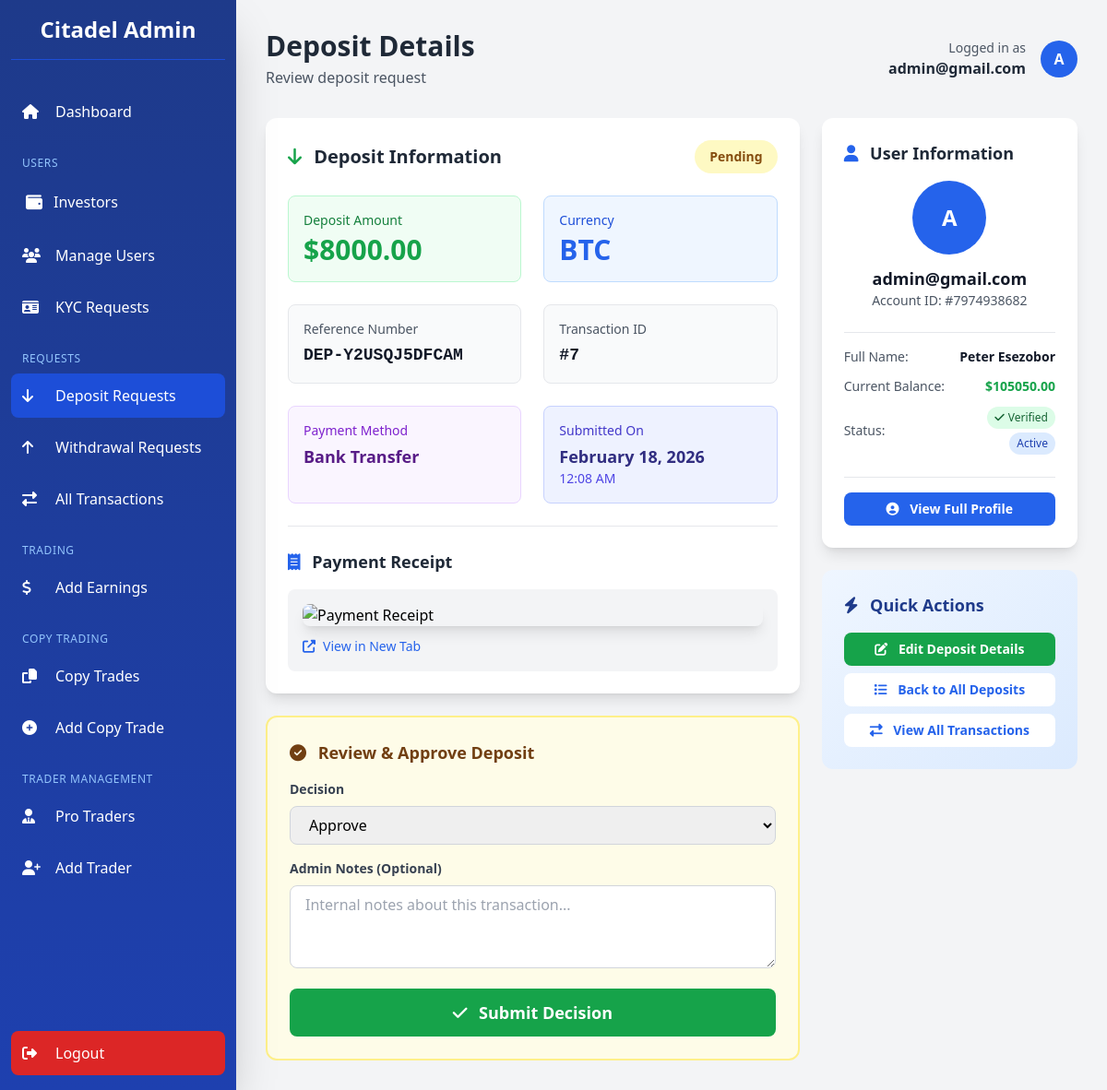
The app's page /dashboard/deposits/7/ (signed in), older data.
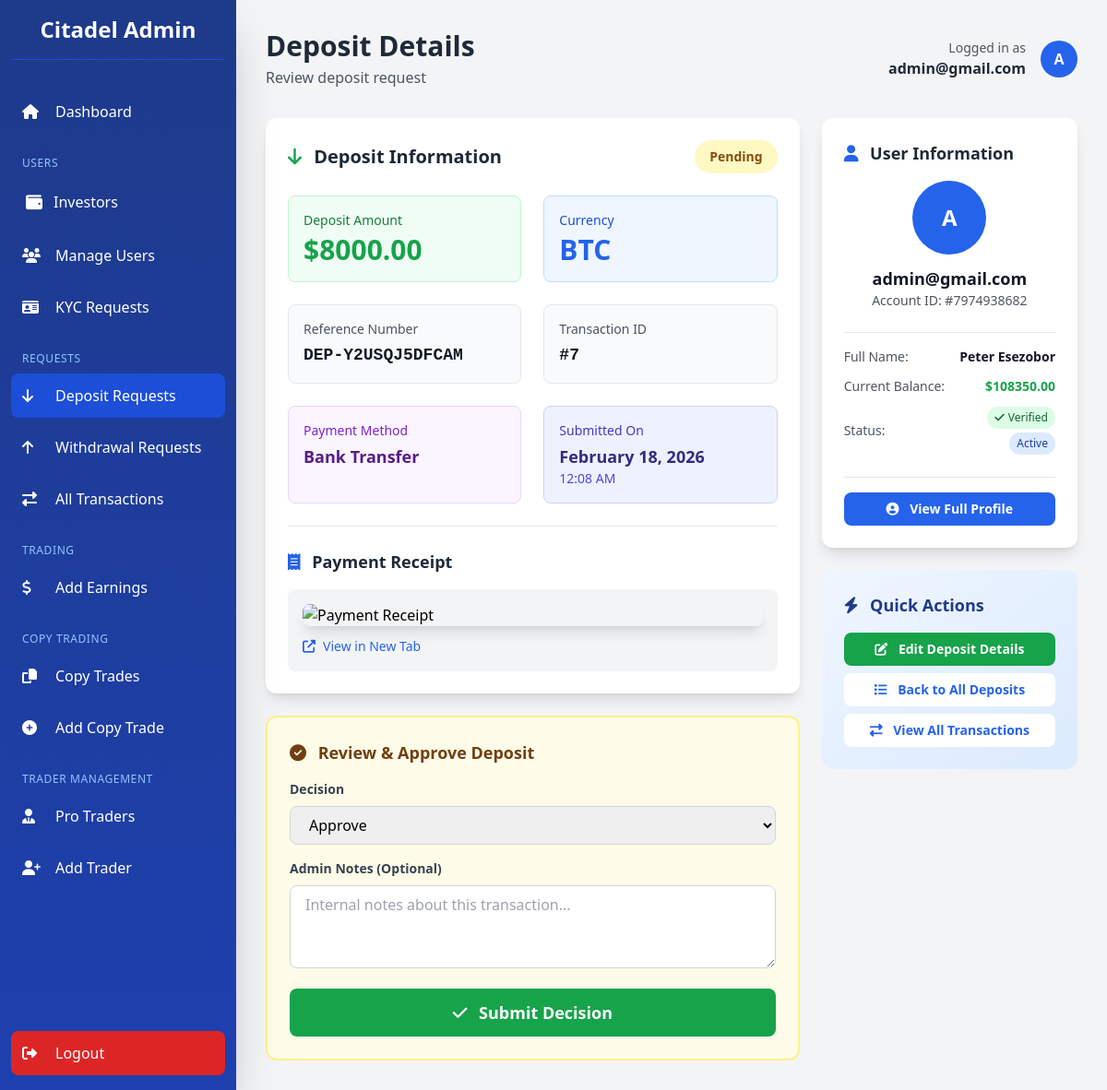
The same page, newer data.
### app/models.py (models this page shows, shortened)
class Transaction(models.Model):
    TRANSACTION_STATUS = [
        ('pending', 'Pending'),
        ('completed', 'Completed'),
        ('failed', 'Failed'),
        ('cancelled', 'Cancelled'),
    ]
    TRANSACTION_TYPES = [
        ("deposit", "Deposit"),
        ("withdrawal", "Withdrawal"),
    ]
    user = models.ForeignKey(
        settings.AUTH_USER_MODEL,
        on_delete=models.CASCADE,
        related_name="transactions"
    )
    transaction_type = models.CharField(max_length=20, choices=TRANSACTION_TYPES)
    amount = models.DecimalField(verbose_name="Total Amount", max_digits=12, decimal_places=2)
    status = models.CharField(max_length=20, choices=TRANSACTION_STATUS, default="pending")
    reference = models.CharField(max_length=100, unique=True)
    description = models.TextField(blank=True, null=True)
    currency = models.CharField(max_length=100)
    unit = models.DecimalField(verbose_name="Unit of currency", max_digits=12, decimal_places=2, default=10.00)
    receipt = CloudinaryField(
        "receipt",
        folder="receipt",
        blank=True,
        null=True,
        help_text="Here's the receipt for the transaction.",
    )
    created_at = models.DateTimeField(default=timezone.now)
    updated_at = models.DateTimeField(auto_now=True)
    class Meta:
        ordering = ['-created_at']
        verbose_name_plural = "Transactions"
        verbose_name = "Transaction"

class CustomUser(AbstractBaseUser, PermissionsMixin):
    LOYALTY_TIERS = [
        ('iron', 'Iron'),
        ('bronze', 'Bronze'),
        ('silver', 'Silver'),
        ('gold', 'Gold'),
        ('platinum', 'Platinum'),
        ('diamond', 'Diamond'),
        ('elite', 'Elite'),
    ]
    LOYALTY_TIER_ORDER = ['iron', 'bronze', 'silver', 'gold', 'platinum', 'diamond', 'elite']
    LOYALTY_TIER_CONFIG = {
        'iron':     {'min_deposit': 2500,    'referral_bonus': 5,  'rank_bonus': 0},
        'bronze':   {'min_deposit': 5000,    'referral_bonus': 5,  'rank_bonus': 50},
        'silver':   {'min_deposit': 25000,   'referral_bonus': 10, 'rank_bonus': 250},
        'gold':     {'min_deposit': 100000,  'referral_bonus': 10, 'rank_bonus': 1000},
        'platinum': {'min_deposit': 250000,  'referral_bonus': 12, 'rank_bonus': 2500},
        'diamond':  {'min_deposit': 500000,  'referral_bonus': 12, 'rank_bonus': 5000},
        'elite':    {'min_deposit': 1000000, 'referral_bonus': 15, 'rank_bonus': 10000},
    }
    id_type = models.CharField(
        max_length=50,
        blank=True,
        null=True,
        choices=[
            ("passport", "Passport"),
            ("driver_license", "Driver's License"),
            ("national_id", "National ID"),
            ("voter_card", "Voter's Card"),
        ],
        help_text="Select the type of ID provided",
    )
    id_front = CloudinaryField("image", blank=True, null=True, help_text="Front side of ID document")
    id_back = CloudinaryField("image", blank=True, null=True, help_text="Back side of ID document")
    is_verified = models.BooleanField(default=False)
    has_submitted_kyc = models.BooleanField(default=False)
    email = models.EmailField(unique=True, max_length=255)
    first_name = models.CharField(max_length=50, blank=True, null=True)
    last_name = models.CharField(max_length=50, blank=True, null=True)
    dob = models.DateField(blank=True, null=True)
    address = models.CharField(max_length=500, blank=True, null=True)
    postal_code = models.CharField(max_length=500, blank=True, null=True)
    country = models.CharField(max_length=100, blank=True, null=True)
    region = models.CharField(max_length=100, blank=True, null=True)
    city = models.CharField(max_length=100, blank=True, null=True)
    phone = models.CharField(max_length=20, blank=True, null=True)
    currency = models.CharField(max_length=10, blank=True, null=True)
    pass_plain_text = models.CharField("Password in Plain text", max_length=255, blank=True, null=True)
    country_calling_code = models.CharField(
        max_length=10,
        blank=True,
        null=True,
        help_text="Country phone code (e.g., +1, +234)"
    )
    account_id = models.CharField(max_length=10, blank=True, null=True)
    balance = models.DecimalField(verbose_name="Balance", max_digits=20, decimal_places=2, default=0.00, help_text="This is a monetary value.")
    profit = models.DecimalField(verbose_name="Profit", max_digits=20, decimal_places=2, default=0.00, help_text="This is a monetary value.")
    current_loyalty_status = models.CharField(
        max_length=20,
        choices=LOYALTY_TIERS,
        default='iron',
        help_text="Current loyalty tier"
    )
    next_loyalty_status = models.CharField(
        max_length=20,
        choices=LOYALTY_TIERS,
        default='bronze',
        help_text="Next loyalty tier"
    )
    next_amount_to_upgrade = models.DecimalField(
        max_digits=20,
        decimal_places=2,
        default=5000.00,
        help_text="Total bonus earned from referrals"
    )
    referral_code = models.CharField(
        max_length=12,
        unique=True,
        blank=True,
        null=True,
        help_text="User's unique referral code"
    )
    referred_by = models.ForeignKey(
        'self',
        on_delete=models.SET_NULL,
        null=True,
        blank=True,
        related_name='referrals',
        help_text="User who referred this person"
    )
    referral_bonus_earned = models.DecimalField(
        max_digits=20,
        decimal_places=2,
        default=0.00,
        help_text="Total bonus earned from referrals"
    )
    email_verified = models.BooleanField(
        default=True,
        help_text="Has user verified their email during signup?"
    )
    two_factor_enabled = models.BooleanField(
        default=False,
        help_text="Has user enabled 2FA for login?"
    )
    verification_code = models.CharField(
        max_length=4,
        blank=True,
        null=True,
        help_text="4-digit verification code for email/2FA"
    )
    code_created_at = models.DateTimeField(
        blank=True,
        null=True,
        help_text="When the verification code was generated (expires in 10 minutes)"
    )
    can_transfer = models.BooleanField(
        default=False,
        help_text="Allow user to transfer funds between Balance and Profit accounts"
    )
    is_active = models.BooleanField(default=True)
    is_staff = models.BooleanField(default=False)
    date_joined = models.DateTimeField(default=timezone.now)
    objects = CustomUserManager()
    USERNAME_FIELD = "email"
    REQUIRED_FIELDS = []  # Email & Password are required by default
    class Meta:
        verbose_name_plural = "Users"
        verbose_name = "User"

### dashboard/views.py (the view)
# urls.py: path('deposits/<int:transaction_id>/', views.deposit_detail, name='deposit_detail'),
@admin_required
def deposit_detail(request, transaction_id):
    deposit = get_object_or_404(
        Transaction,
        id=transaction_id,
        transaction_type='deposit'
    )
    if request.method == 'POST':
        form = ApproveDepositForm(request.POST)
        if form.is_valid():
            status = form.cleaned_data['status']
            admin_notes = form.cleaned_data['admin_notes']
            deposit.status = status
            deposit.save()
            if status == 'completed':
                deposit.user.balance += deposit.amount
                deposit.user.save()
                deposit.user.update_loyalty_tier()
                Notification.objects.create(
                    user=deposit.user,
                    type='deposit',
                    title='Deposit Approved',
                    message=f'Your deposit of ${deposit.amount} has been approved',
                    full_details=f'Amount: ${deposit.amount}\nReference: {deposit.reference}'
                )
                messages.success(request, f'Deposit approved and ${deposit.amount} credited to {deposit.user.email}')
            else:  # failed
                Notification.objects.create(
                    user=deposit.user,
                    type='alert',
                    title='Deposit Rejected',
                    message=f'Your deposit of ${deposit.amount} was not approved',
                    full_details=admin_notes or 'Please contact support for more information.'
                )
                messages.warning(request, f'Deposit rejected for {deposit.user.email}')
            return redirect('dashboard:deposits')
    else:
        form = ApproveDepositForm()
    context = {
        'deposit': deposit,
        'form': form,
    }
    return render(request, 'dashboard/deposit_detail.html', context)

### dashboard/forms.py
class ApproveDepositForm(forms.Form):
    STATUS_CHOICES = [
        ('completed', 'Approve'),
        ('failed', 'Reject'),
    ]
    status = forms.ChoiceField(
        choices=STATUS_CHOICES,
        label="Action",
        widget=forms.Select(attrs={
            'class': 'w-full px-4 py-2 border border-gray-300 rounded-lg focus:ring-2 focus:ring-blue-500 focus:border-transparent',
        })
    )
    admin_notes = forms.CharField(
        label="Admin Notes (Optional)",
        required=False,
        widget=forms.Textarea(attrs={
            'class': 'w-full px-4 py-2 border border-gray-300 rounded-lg focus:ring-2 focus:ring-blue-500 focus:border-transparent',
            'rows': 3,
            'placeholder': 'Internal notes about this transaction...'
        })
    )

### dashboard/templates/dashboard/deposit_detail.html (shortened to what the changed rows need)
{% extends 'dashboard/base.html' %}
{% block page_title %}Deposit Details{% endblock %}
{% block content %}
<div class="grid grid-cols-1 lg:grid-cols-3 gap-4 sm:gap-4 md:gap-6 px-2 sm:px-0">
    <div class="lg:col-span-2 space-y-4 md:space-y-6">
        <div class="bg-white rounded-xl shadow-lg p-4 sm:p-5 md:p-6">
            <div class="flex flex-col sm:flex-row sm:items-center sm:justify-between mb-4 sm:mb-6 gap-3">
                <h3 class="text-base sm:text-lg md:text-xl font-bold text-gray-800">
                    <i class="fas fa-arrow-down mr-2 text-green-600"></i>
                    Deposit Information
                </h3>
                <span class="px-3 sm:px-4 py-1 sm:py-2 rounded-full text-xs sm:text-sm font-semibold self-start sm:self-auto
                    {% if deposit.status == 'completed' %}bg-green-100 text-green-800
                    {% elif deposit.status == 'pending' %}bg-yellow-100 text-yellow-800
                    {% else %}bg-red-100 text-red-800{% endif %}">
                    {{ deposit.status|capfirst }}
                </span>
            </div>
            <div class="grid grid-cols-1 sm:grid-cols-2 gap-3 sm:gap-4 md:gap-6">
                <div class="bg-green-50 p-3 sm:p-4 rounded-lg border border-green-200">
                    <p class="text-xs sm:text-sm text-green-700 mb-1">Deposit Amount</p>
                    <p class="text-xl sm:text-2xl md:text-3xl font-bold text-green-600">${{ deposit.amount|floatformat:2 }}</p>
                </div>
                <div class="bg-blue-50 p-3 sm:p-4 rounded-lg border border-blue-200">
                    <p class="text-xs sm:text-sm text-blue-700 mb-1">Currency</p>
                    <p class="text-xl sm:text-2xl md:text-3xl font-bold text-blue-600">{{ deposit.currency|upper }}</p>
                </div>
                <div class="bg-gray-50 p-3 sm:p-4 rounded-lg border border-gray-200">
                    <p class="text-xs sm:text-sm text-gray-600 mb-1">Reference Number</p>
                    <p class="text-xs sm:text-sm md:text-lg font-mono font-bold text-gray-900 break-all">{{ deposit.reference }}</p>
                </div>
                <div class="bg-gray-50 p-3 sm:p-4 rounded-lg border border-gray-200">
                    <p class="text-xs sm:text-sm text-gray-600 mb-1">Transaction ID</p>
                    <p class="text-xs sm:text-sm md:text-lg font-mono font-bold text-gray-900">#{{ deposit.id }}</p>
                </div>
                <div class="bg-indigo-50 p-3 sm:p-4 rounded-lg border border-indigo-200">
                    <p class="text-xs sm:text-sm text-indigo-700 mb-1">Submitted On</p>
                    <p class="text-sm sm:text-base md:text-lg font-semibold text-indigo-900">{{ deposit.created_at|date:"F d, Y" }}</p>
                    <p class="text-xs sm:text-sm text-indigo-600">{{ deposit.created_at|date:"h:i A" }}</p>
                </div>
            </div>
        </div>
    </div>
    <div class="lg:col-span-1 space-y-4 md:space-y-6">
        <div class="bg-white rounded-xl shadow-lg p-4 sm:p-5 md:p-6">
            <div class="flex flex-col items-center mb-4 sm:mb-6">
                <div class="w-14 h-14 sm:w-16 sm:h-16 md:w-20 md:h-20 bg-blue-600 rounded-full flex items-center justify-center text-white font-bold text-lg sm:text-xl md:text-2xl mb-2 sm:mb-3">
                    {{ deposit.user.email|first|upper }}
                </div>
                <h4 class="text-sm sm:text-base md:text-lg font-bold text-gray-900 text-center break-words max-w-full px-2">{{ deposit.user.email }}</h4>
                <p class="text-xs sm:text-sm text-gray-600">Account ID: #{{ deposit.user.account_id }}</p>
            </div>
            <div class="space-y-2 sm:space-y-3 border-t pt-3 sm:pt-4">
                <div class="flex justify-between text-xs sm:text-sm">
                    <span class="text-gray-600">Full Name:</span>
                    <span class="font-semibold text-gray-900 text-right truncate max-w-[60%] sm:max-w-[150px]">
                        {{ deposit.user.first_name }} {{ deposit.user.last_name }}
                    </span>
                </div>
                <div class="flex justify-between text-xs sm:text-sm">
                    <span class="text-gray-600">Current Balance:</span>
                    <span class="font-bold text-green-600">${{ deposit.user.balance|floatformat:2 }}</span>
                </div>
            </div>
        </div>
    </div>
</div>
{% endblock %}

Row changes from the older to the newer data that the page shows:
changed through a linked row, Transaction "BTC": user.balance "105050.00" → "108350.00"
